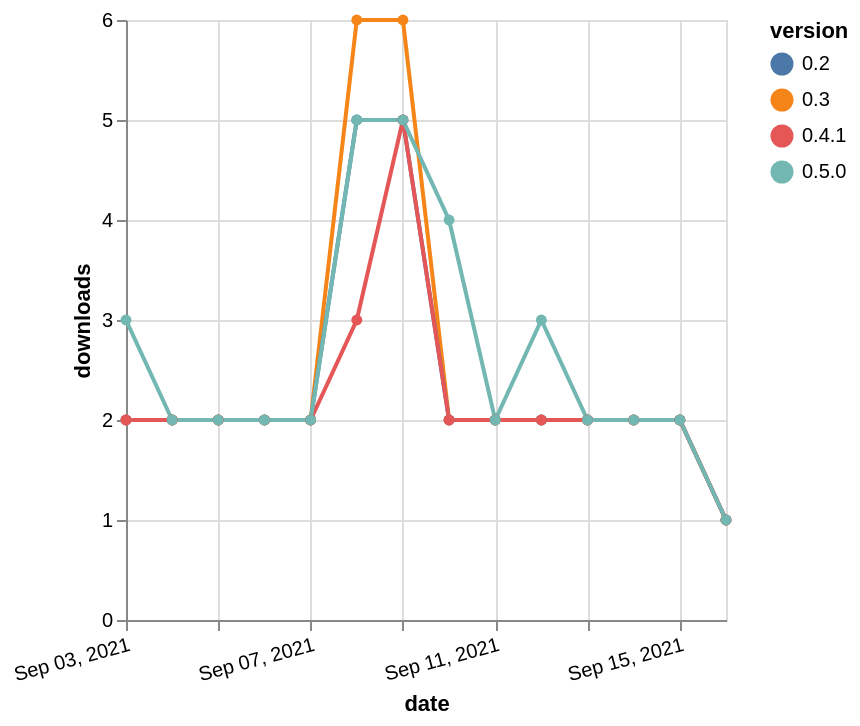

This figure's Vega-Lite source:
### Vega-Lite specification from a JSON file in a GitHub repository (floating-point values rounded to 4 significant figures)
{"$schema": "https://vega.github.io/schema/vega-lite/v5.json", "description": "A simple bar chart with embedded data.", "data": {"values": [{"date": "2021-09-03", "total": 3718, "delta": 2, "version": "0.3"}, {"date": "2021-09-04", "total": 3720, "delta": 2, "version": "0.3"}, {"date": "2021-09-05", "total": 3722, "delta": 2, "version": "0.3"}, {"date": "2021-09-06", "total": 3724, "delta": 2, "version": "0.3"}, {"date": "2021-09-07", "total": 3726, "delta": 2, "version": "0.3"}, {"date": "2021-09-08", "total": 3732, "delta": 6, "version": "0.3"}, {"date": "2021-09-09", "total": 3738, "delta": 6, "version": "0.3"}, {"date": "2021-09-10", "total": 3740, "delta": 2, "version": "0.3"}, {"date": "2021-09-11", "total": 3742, "delta": 2, "version": "0.3"}, {"date": "2021-09-12", "total": 3744, "delta": 2, "version": "0.3"}, {"date": "2021-09-13", "total": 3746, "delta": 2, "version": "0.3"}, {"date": "2021-09-14", "total": 3748, "delta": 2, "version": "0.3"}, {"date": "2021-09-15", "total": 3750, "delta": 2, "version": "0.3"}, {"date": "2021-09-16", "total": 3751, "delta": 1, "version": "0.3"}, {"date": "2021-09-03", "total": 3625, "delta": 2, "version": "0.2"}, {"date": "2021-09-04", "total": 3627, "delta": 2, "version": "0.2"}, {"date": "2021-09-05", "total": 3629, "delta": 2, "version": "0.2"}, {"date": "2021-09-06", "total": 3631, "delta": 2, "version": "0.2"}, {"date": "2021-09-07", "total": 3633, "delta": 2, "version": "0.2"}, {"date": "2021-09-08", "total": 3638, "delta": 5, "version": "0.2"}, {"date": "2021-09-09", "total": 3643, "delta": 5, "version": "0.2"}, {"date": "2021-09-10", "total": 3645, "delta": 2, "version": "0.2"}, {"date": "2021-09-11", "total": 3647, "delta": 2, "version": "0.2"}, {"date": "2021-09-12", "total": 3649, "delta": 2, "version": "0.2"}, {"date": "2021-09-13", "total": 3651, "delta": 2, "version": "0.2"}, {"date": "2021-09-14", "total": 3653, "delta": 2, "version": "0.2"}, {"date": "2021-09-15", "total": 3655, "delta": 2, "version": "0.2"}, {"date": "2021-09-16", "total": 3656, "delta": 1, "version": "0.2"}, {"date": "2021-09-03", "total": 3361, "delta": 2, "version": "0.4.1"}, {"date": "2021-09-04", "total": 3363, "delta": 2, "version": "0.4.1"}, {"date": "2021-09-05", "total": 3365, "delta": 2, "version": "0.4.1"}, {"date": "2021-09-06", "total": 3367, "delta": 2, "version": "0.4.1"}, {"date": "2021-09-07", "total": 3369, "delta": 2, "version": "0.4.1"}, {"date": "2021-09-08", "total": 3372, "delta": 3, "version": "0.4.1"}, {"date": "2021-09-09", "total": 3377, "delta": 5, "version": "0.4.1"}, {"date": "2021-09-10", "total": 3379, "delta": 2, "version": "0.4.1"}, {"date": "2021-09-11", "total": 3381, "delta": 2, "version": "0.4.1"}, {"date": "2021-09-12", "total": 3383, "delta": 2, "version": "0.4.1"}, {"date": "2021-09-13", "total": 3385, "delta": 2, "version": "0.4.1"}, {"date": "2021-09-14", "total": 3387, "delta": 2, "version": "0.4.1"}, {"date": "2021-09-15", "total": 3389, "delta": 2, "version": "0.4.1"}, {"date": "2021-09-16", "total": 3390, "delta": 1, "version": "0.4.1"}, {"date": "2021-09-03", "total": 2801, "delta": 3, "version": "0.5.0"}, {"date": "2021-09-04", "total": 2803, "delta": 2, "version": "0.5.0"}, {"date": "2021-09-05", "total": 2805, "delta": 2, "version": "0.5.0"}, {"date": "2021-09-06", "total": 2807, "delta": 2, "version": "0.5.0"}, {"date": "2021-09-07", "total": 2809, "delta": 2, "version": "0.5.0"}, {"date": "2021-09-08", "total": 2814, "delta": 5, "version": "0.5.0"}, {"date": "2021-09-09", "total": 2819, "delta": 5, "version": "0.5.0"}, {"date": "2021-09-10", "total": 2823, "delta": 4, "version": "0.5.0"}, {"date": "2021-09-11", "total": 2825, "delta": 2, "version": "0.5.0"}, {"date": "2021-09-12", "total": 2828, "delta": 3, "version": "0.5.0"}, {"date": "2021-09-13", "total": 2830, "delta": 2, "version": "0.5.0"}, {"date": "2021-09-14", "total": 2832, "delta": 2, "version": "0.5.0"}, {"date": "2021-09-15", "total": 2834, "delta": 2, "version": "0.5.0"}, {"date": "2021-09-16", "total": 2835, "delta": 1, "version": "0.5.0"}]}, "width": "container", "mark": {"type": "line", "point": {"filled": true}}, "encoding": {"x": {"field": "date", "type": "temporal", "timeUnit": "yearmonthdate", "title": "date", "axis": {"labelAngle": -15}}, "y": {"field": "delta", "type": "quantitative", "title": "downloads"}, "color": {"field": "version", "type": "nominal"}, "tooltip": {"field": "delta"}}}
